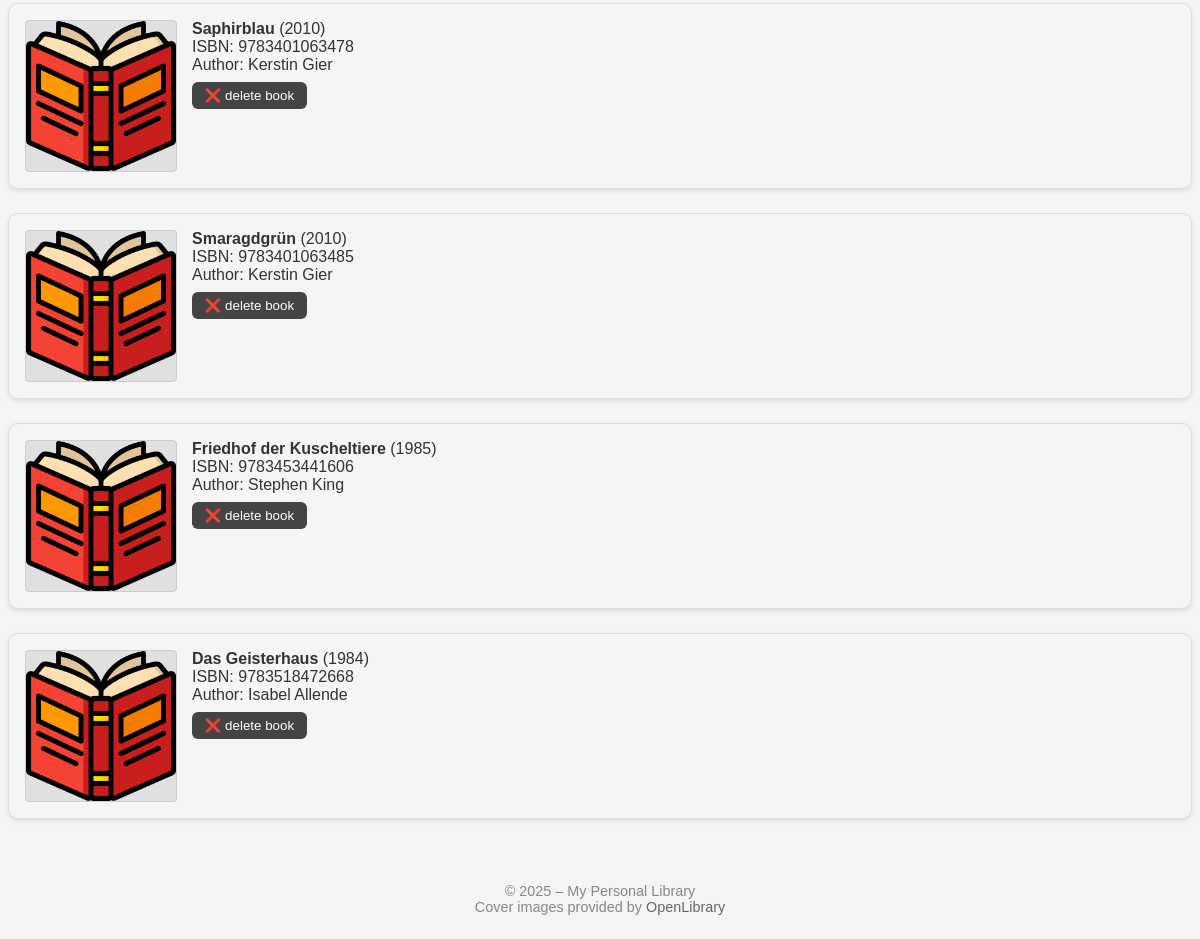
Before: / (lower part) with the older database file.
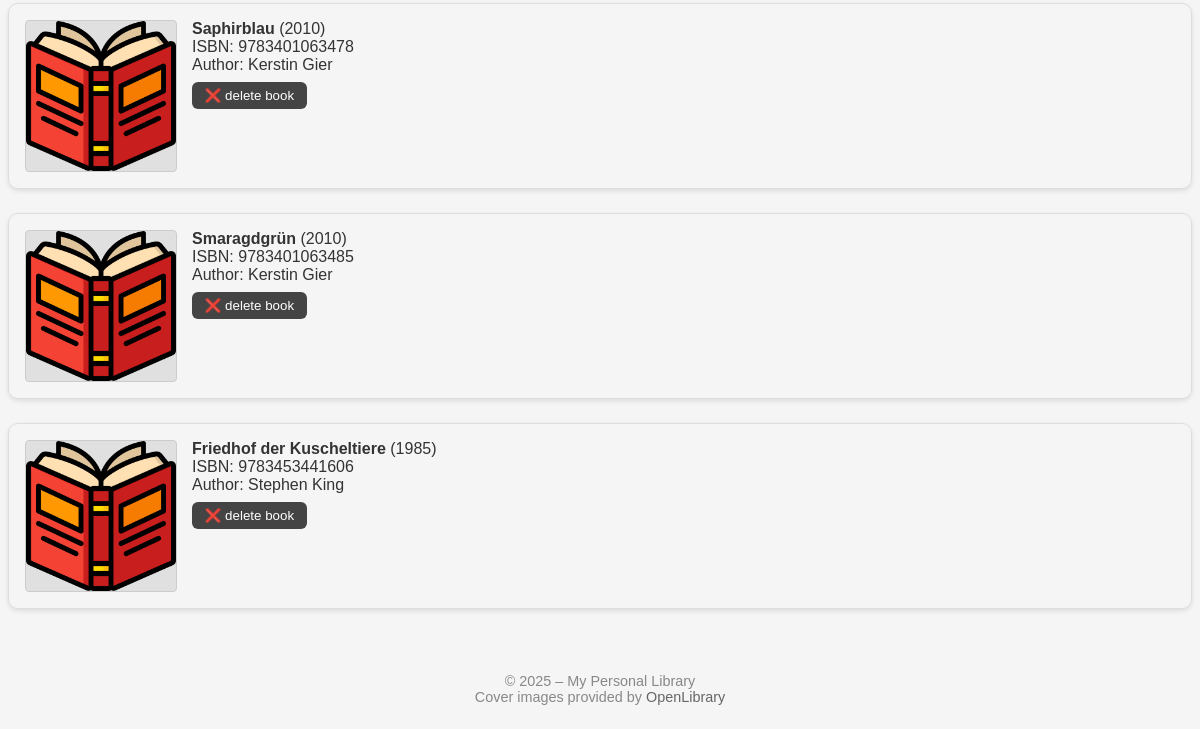
After: the same page with the newer database file.
### data_models.py (models this page shows, shortened)
class Book(db.Model):
    id = db.Column(db.Integer, primary_key=True)
    isbn = db.Column(db.String(13), unique=True, nullable=False)
    title = db.Column(db.String(200), nullable=False)
    publication_year = db.Column(db.Integer)
    author_id = db.Column(db.Integer, db.ForeignKey('author.id'), nullable=False)
    author = db.relationship('Author', backref='books')

class Author(db.Model):
    id = db.Column(db.Integer, primary_key=True)
    name = db.Column(db.String(100), nullable=False)
    birth_date = db.Column(db.Date)
    date_of_death = db.Column(db.Date)

### app.py (the view, shortened to what this page needs)
@app.route('/')
def home():
    sort_by = request.args.get('sort_by')
    search_term = request.args.get('search', '').strip()
    query = Book.query.join(Author)
    if sort_by == 'title':
        query = query.order_by(Book.title)
    elif sort_by == 'author':
        query = query.order_by(Author.name)
    elif sort_by == 'publication_year':
        query = query.order_by(Book.publication_year)
    books = query.all()
    no_results = search_term and not books  # NEU: Info, wenn nichts gefunden wurde
    return render_template('home.html', books=books, no_results=no_results)

### templates/home.html (shortened to what this page needs)
<!DOCTYPE html>
<html lang="en">
  <head>
  </head>
  <body>
    {% if books %}
      {% for book in books %}
        <div class="book-card">
          <img
            src="{{ url_for('static', filename='cover.png') }}"
            data-isbn="{{ book.isbn }}"
            alt="Cover for {{ book.title }}"
            class="book-cover">
          <div class="book-info">
            <strong>{{ book.title }}</strong> ({{ book.publication_year }})<br>
            ISBN: {{ book.isbn }}<br>
            Author: {{ book.author.name }}
            <div class="book-actions">
              <form action="{{ url_for('delete_book', book_id=book.id) }}" method="POST"
                    onsubmit="return confirm('Do you really want to delete the book?');">
                <button type="submit">❌ delete book</button>
              </form>
            </div>
          </div>
        </div>
      {% endfor %}
    {% else %}
      <p>No books match your criteria.</p>
    {% endif %}
    <footer style="text-align: center; margin-top: 3rem; padding: 1rem 0; font-size: 0.9rem; color: #888;">
  &copy; 2025 – My Personal Library<br>
  Cover images provided by <a href="https://openlibrary.org" target="_blank" style="color: #666; text-decoration: none;">OpenLibrary</a>
</footer>
  </body>
</html>

### templates/home.html (style rules this page uses)
body { background-color: #f5f5f5; font-family: Arial, sans-serif; color: #333; }
img.book-cover { height: 150px; margin-right: 15px; background-color: #e0e0e0; border: 1px solid #ccc; object-fit: contain; border-radius: 4px; }
.book-card { background-color: e0e0e0; border: 1px solid #ddd; padding: 1rem; margin-bottom: 1.5rem; border-radius: 10px; box-shadow: 0 2px 5px rgba(0, 0, 0, 0.1); display: flex; align-items: flex-start; }
.book-info { flex-grow: 1; }
.book-actions { margin-top: 0.5rem; }
button { background-color: #444; color: white; border: none; padding: 0.4rem 0.8rem; border-radius: 6px; cursor: pointer; transition: background-color 0.3s ease; }

Changed rows visible on the page:
removed Book: title "Das Geisterhaus", publication_year "1984", isbn "9783518472668", author.name "Isabel Allende"
